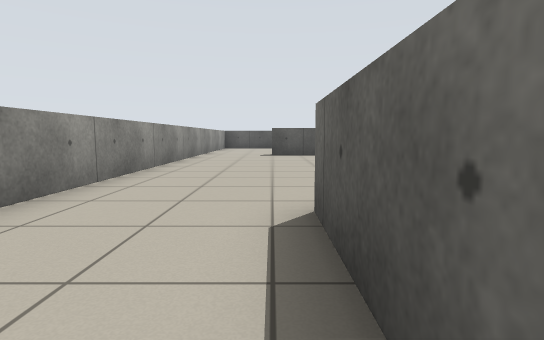
view 1 (above)

24 first-person views from a walk through a Stage world. The camera is 0.71 m above the floor, tilts 6° down and sees 80° across. Floor lines are 1 m apart. The floor is counted in squares, 1 m on a side. Each view is taken from the middle of a square. On the plan, view 1 faces up. The plan holds only what a view shows up to about 10 squares ahead; the rest is blank. The robots in the file are not drawn.

view 2
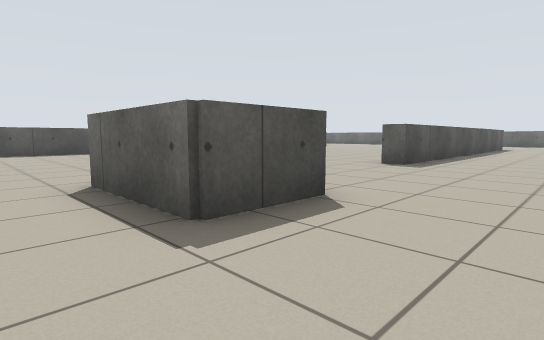

view 3
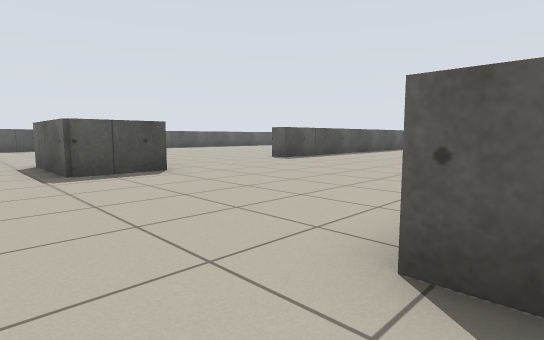

view 4
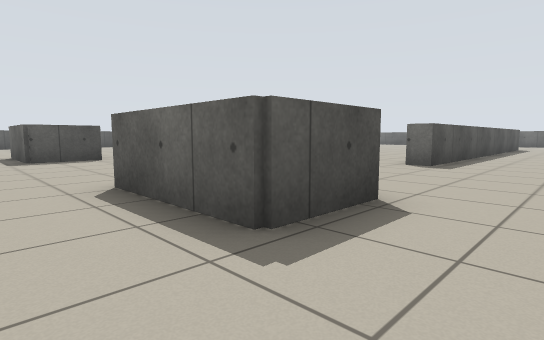

view 5
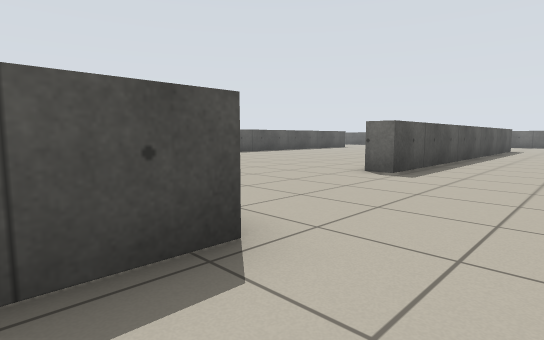

view 6
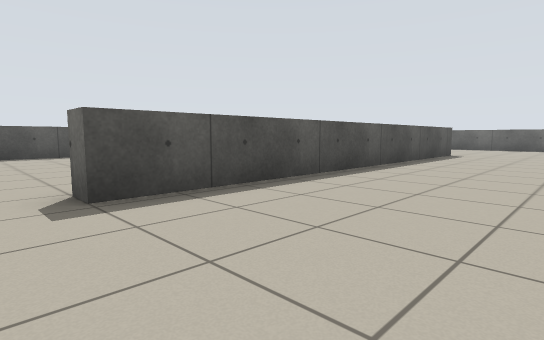

view 7
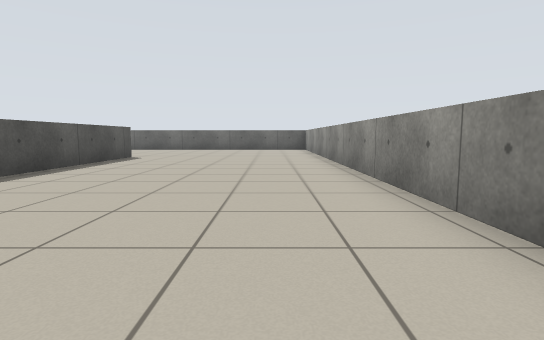

view 8
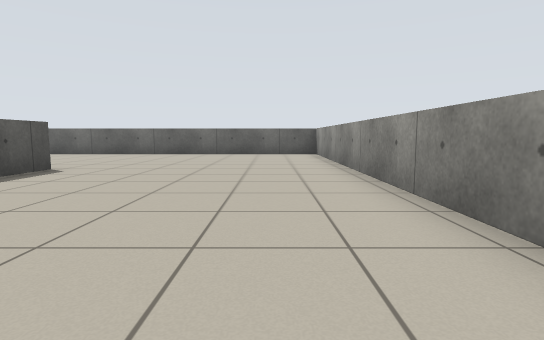

view 9
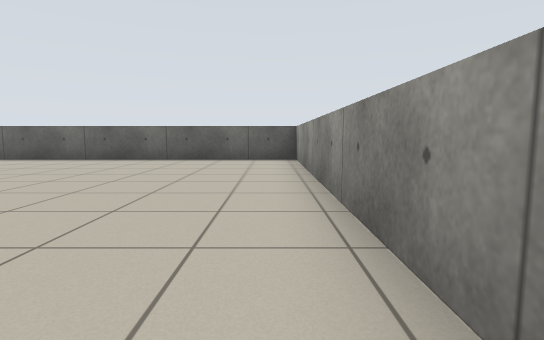

view 10
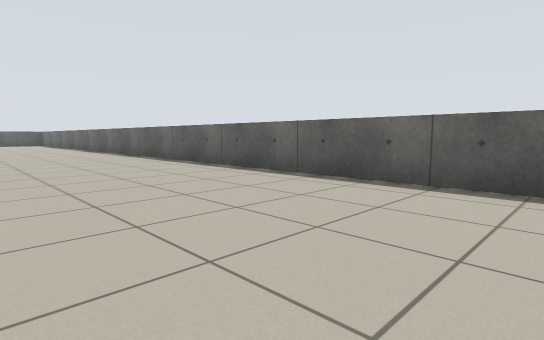

view 11
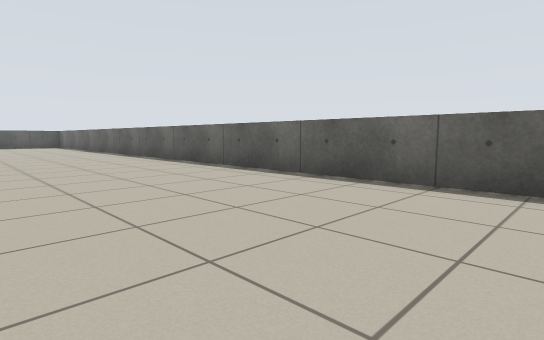

view 12
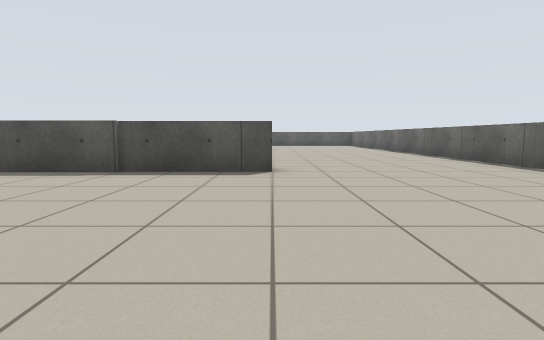

view 13
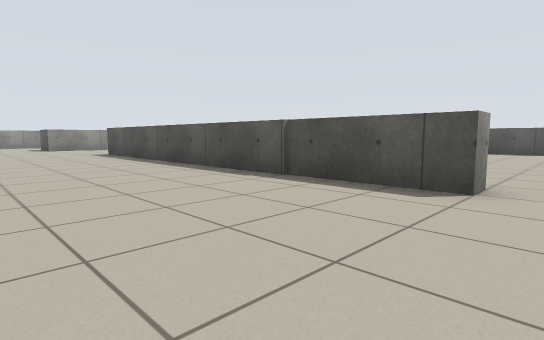

view 14
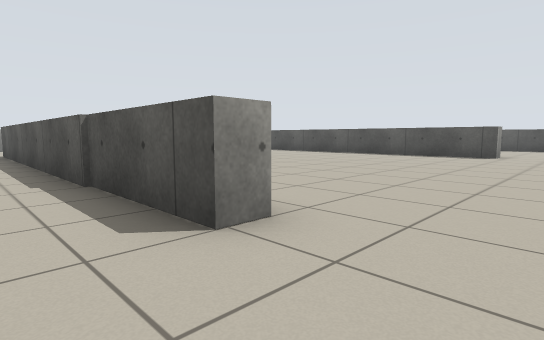

view 15
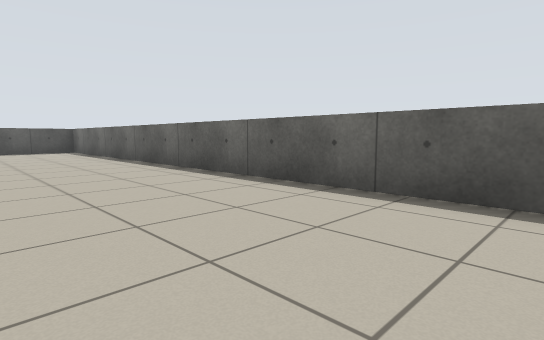

view 16
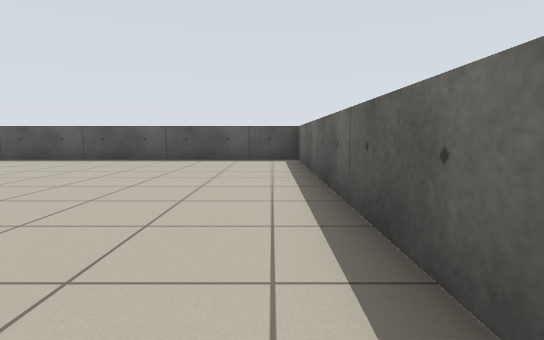

view 17
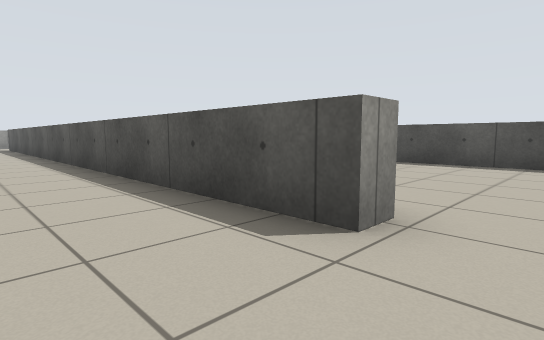

view 18
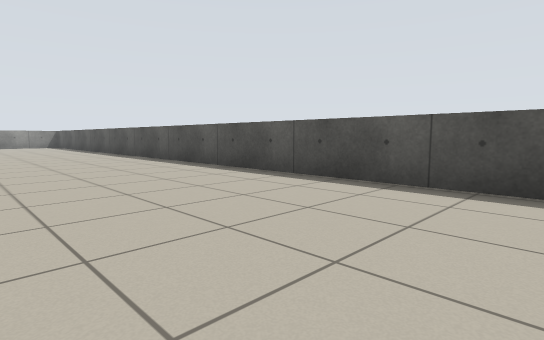

view 19
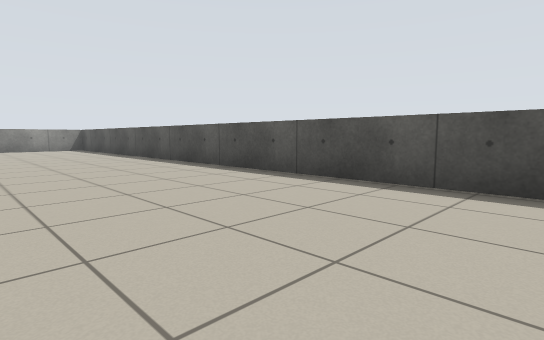

view 20
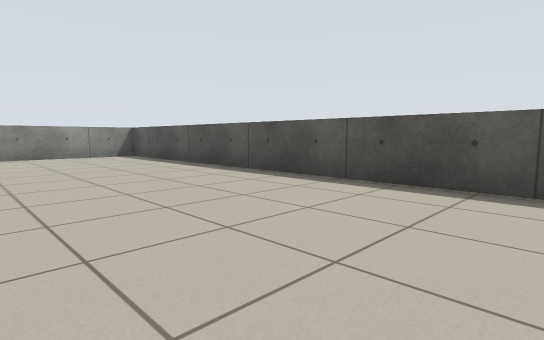

view 21
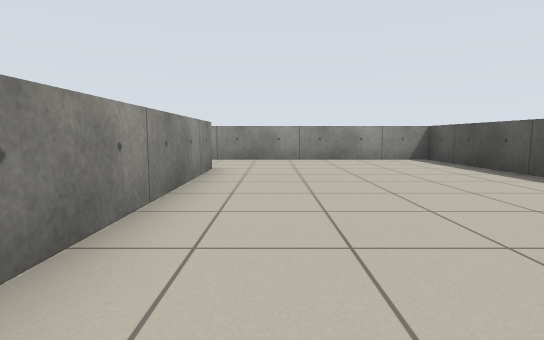

view 22
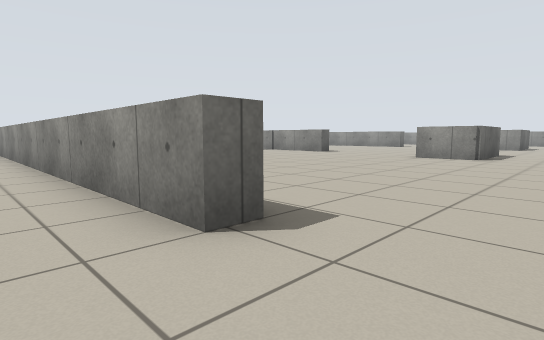

view 23
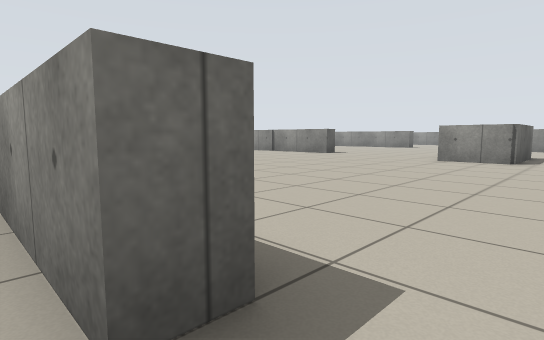

view 24
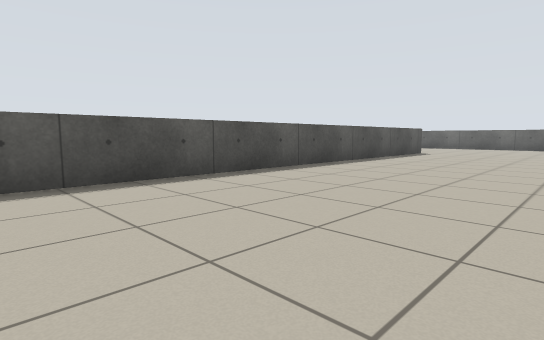

### Floor plan
Points are (right, up) in squares from view 1. A wall is a line through its corners. A room is listed if a view was taken in it or the views show most of it. See-through windows are left out.
Room 1 (views 1, 2, 3, 4, 5, 6, 7, 8, 9, 10, 11, 12, 13, 14, 15, 16, 17, 18, 19, 20, 21, 22, 23, 24)
walls: (19, 2) (19, 1.4) (7, 1.4) (7, 2); (2.2, 0.3) (0.4, 0.3) (0.4, 3.1) (2.2, 3.1); (18.8, 12.8) (18.8, 12.1) (5.4, 12.1); (19, -7.3) (7, -7.3) (7, -6.6); (2.5, -8.3) (0.6, -8.3) (0.6, -5.2); (0, 12) (0, 12.7) (11, 12.7); (-2.7, 10.1) (-2.7, 3.1); (10, -13.7) (24.8, -13.7) (24.8, 18.7) (-2.7, 18.7) (-2.7, 12.1)

Positions as (right, up) in squares from view 1, and headings:
1: (0, 0), facing up
2: (-1, -2), facing up-right
3: (-1, -6), facing up-right
4: (-1, -10), facing up-right
5: (1, -10), facing up-right
6: (6, -11), facing up-right
7: (8, -12), facing right
8: (12, -12), facing right
9: (15, -13), facing right
10: (20, -9), facing up-right
11: (20, -4), facing up-right
12: (19, -5), facing up
13: (20, -3), facing up-left
14: (21, 0), facing up-left
15: (21, 3), facing up-right
16: (24, 9), facing up
17: (20, 10), facing up-left
18: (20, 14), facing up-left
19: (15, 14), facing up-left
20: (9, 14), facing up-left
21: (7, 14), facing left
22: (-2, 14), facing down-right
23: (-1, 13), facing down-right
24: (5, 7), facing up-right
